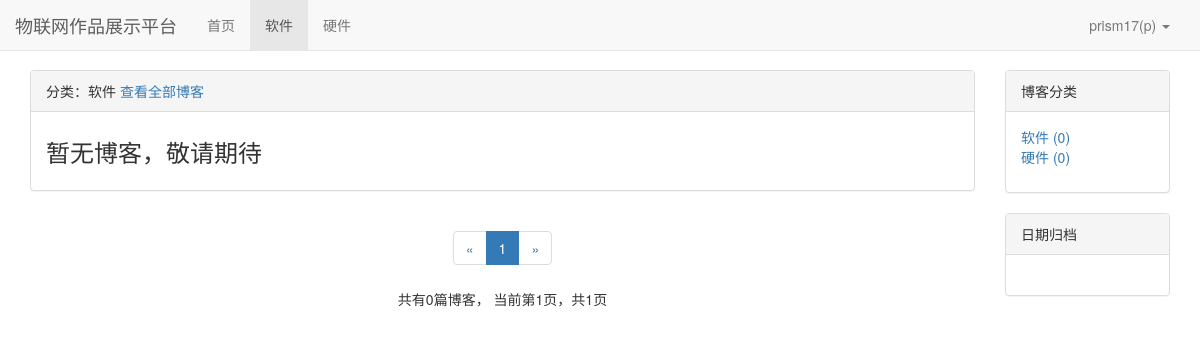
Screenshot of /blog/type/4 (signed in) with the database file from the repository.
### user/models.py (models this page shows, shortened)
class Profile(models.Model):
    user = models.OneToOneField(User, on_delete=models.CASCADE, verbose_name='昵称')
    nickname = models.CharField(max_length=20)

### blog/models.py (models this page shows, shortened)
class BlogType(models.Model):
    type_name = models.CharField(max_length=15)

### blog/views.py (the view)
# urls.py: path('type/<int:blog_type_pk>', views.blogs_with_type, name="blogs_with_type"),
def blogs_with_type(request, blog_type_pk):
    blog_type = get_object_or_404(BlogType, pk=blog_type_pk)
    blogs_all_list = Blog.objects.filter(blog_type=blog_type)
    context = get_blog_list_common_data(request, blogs_all_list)
    context['blog_type'] = blog_type
    return render(request, 'blog/blogs_with_type.html', context)

### user/context_processors.py (called while the page is built)
def login_modal_form(request):
    return {'login_modal_form': LoginForm()}

### user/models.py (called while the page is built)
def get_nickname(self):
    if Profile.objects.filter(user=self).exists():
        profile = Profile.objects.get(user=self)
        return profile.nickname
    else:
        return ''

def has_nickname(self):
    return Profile.objects.filter(user=self).exists()

### blog/templates/blog/blogs_with_type.html (shortened to what this page needs)
{% extends 'blog/blog_list.html' %}
{% block blog_list_title %}
    分类：{{ blog_type.type_name }}
    <a href="{% url 'blog_list' %}">查看全部博客</a>
{% endblock %}

### blog/templates/blog/blog_list.html (shortened to what this page needs)
{% extends 'base.html' %}
{% block nav_blog_active %}active{% endblock %}
{% load staticfiles %}
{% load comment_tags %}
{% load likes_tags %}
{% block header_extends %}
    <link rel="stylesheet" href="{% static 'blog/blog.css' %}">
{% endblock %}
{% block content %}
    <div class="container">
        <div class="row">
            <div class="col-xs-12 col-sm-8 col-md-9 col-lg-10">
                <div class="panel panel-default">
                    <div class="panel-heading">{% block blog_list_title %}博客列表{% endblock %}</div>
                    <div class="panel-body">
                        {% for blog in blogs %}
                            <div class="blog">
                                <h3><a href="{% url 'blog_detail' blog.pk %}">{{ blog.title }}</a></h3>
                                <p class="blog-info">
                                    <span class="glyphicon glyphicon-tag"></span> <a href="{% url 'blogs_with_type' blog.blog_type.pk %}">{{ blog.blog_type }}</a>&nbsp;&nbsp;
                                    <span class="glyphicon glyphicon-time"></span> {{ blog.created_time|date:"Y-m-d" }}&nbsp;&nbsp;
                                    阅读({{ blog.get_read_num }})&nbsp;&nbsp;
                                    评论({% get_comment_count blog %})&nbsp;&nbsp;
                                    点赞({% get_like_count blog %})
                                </p>
                                <p>{{ blog.content|striptags|truncatechars:120 }}</p>
                            </div>
                        {% empty %}
                            <div class="blog">
                                <h3>暂无博客，敬请期待</h3>
                            </div>
                        {% endfor %}
                    </div>
                </div>
                <div class="paginator">
                    <ul class="pagination">
                        <li>
                            {% if page_of_blogs.has_previous %}
                                <a href="?page={{ page_of_blogs.previous_page_number }}" aria-label="Previous">
                                    <span aria-hidden="true">&laquo;</span>
                                </a>
                            {% else %}
                                <span aria-hidden="true">&laquo;</span>
                            {% endif %}
                        </li>
                        {% for page_num in page_range %}
                            {% if page_num == page_of_blogs.number %}
                                <li class="active"><span>{{ page_num }}</span></li>
                            {% else %}
                                {% if page_num == '...' %}
                                    <li><span>{{ page_num }}</span></li>
                                {% else %}
                                    <li><a href="?page={{ page_num }}">{{ page_num }}</a></li>
                                {% endif %}
                            {% endif %}
                        {% endfor %}
                        <li>
                            {% if page_of_blogs.has_next %}
                                <a href="?page={{ page_of_blogs.next_page_number }}" aria-label="Next">
                                    <span aria-hidden="true">&raquo;</span>
                                </a>
                            {% else %}
                                <span aria-hidden="true">&raquo;</span>
                            {% endif %}
                        </li>
                    </ul>
                    <p>
                        共有{{ page_of_blogs.paginator.count }}篇博客，
                        当前第{{ page_of_blogs.number }}页，共{{ page_of_blogs.paginator.num_pages }}页
                    </p>
                </div>
            </div>
            <div class="hidden-xs col-sm-4 col-md-3 col-lg-2">
                <div class="panel panel-default">
                    <div class="panel-heading">博客分类</div>
                    <div class="panel-body">
                        <ul class="blog-types">
                            {% for blog_type in blog_types %}
                                <li>
                                    <a href="{% url 'blogs_with_type' blog_type.pk %}">
                                        {{ blog_type.type_name }} ({{ blog_type.blog_count }})
                                    </a>
                                </li>
                            {% empty %}
                                <li>暂无分类</li>
                            {% endfor %}
                        </ul>
                    </div>
                </div>
                <div class="panel panel-default">
                    <div class="panel-heading">日期归档</div>
                    <div class="panel-body">
                    </div>
                </div>
            </div>
        </div>
    </div>
{% endblock %}

### templates/base.html (shortened to what this page needs)
{% load staticfiles %}
<!DOCTYPE html>
<html lang="zh-CN">
<head>
    <link rel="stylesheet" href="{% static 'base.css' %}">
    <link rel="stylesheet" href="{% static 'bootstrap-3.3.7/css/bootstrap.min.css' %}">
    {% block header_extends %}{% endblock %}
</head>
<body>
    <div class="navbar navbar-default navbar-fixed-top" role="navigation">
        <div class="container-fluid">
            <div class="navbar-header">
                <a class="navbar-brand" href="{% url 'home' %}">物联网作品展示平台</a>
            </div>
            <div id="navbar-collapse" class="collapse navbar-collapse">
                <ul class="nav navbar-nav">
                    <li class="{% block nav_home_active %}{% endblock %}">
                        <a href="{% url 'home' %}">首页</a>
                    </li>
                    <li class="{% block nav_blog_active %}{% endblock %}">
                        <a href="{% url 'blog_list' %}">软件</a>
                    </li>
                    <li class="{% block nav_hardware_active %}{% endblock %}">
                        <a href="{% url 'hardware' %}">硬件</a>
                    </li>
                </ul>
                <ul class="nav navbar-nav navbar-right">
                    {% if not user.is_authenticated %}
                        <li>
                            <a href="{% url 'login' %}?from={{ request.get_full_path }}">登录</a>
                        </li>
                        <li>
                            <a href="{% url 'register' %}?from={{ request.get_full_path }}">注册</a>
                        </li>
                    {% else %}
                        <li class="dropdown">
                            <a href="#" class="dropdown-toggle" data-toggle="dropdown" role="button">
                                {% if user.has_nickname %}
                                    {{ user.username }}({{ user.get_nickname }})
                                {% else %}
                                    {{ user.username }}
                                {% endif %}
                                <span class="caret"></span>
                            </a>
                        </li>
                    {% endif %}
                </ul>
            </div>
        </div>
    </div>
    {% block content %}{% endblock %}
</body>
</html>

### static/base.css (style rules this page uses)
* { margin: 0; padding: 0; }
body { margin-top: 70px!important; }
ul { list-style-type: none!important; }
ul.navbar-right { margin-right: 0; }

### blog/static/blog/blog.css (style rules this page uses)
ul.blog-types { list-style-type: none; }
div.blog h3 { margin-top: 0.5em; }
div.paginator { text-align: center; }

### rows the page displays
BlogType: type_name "软件", blog_count "0"
BlogType: type_name "硬件", blog_count "0"

### other values shown
{{ user.username }} "prism17"
{{ user.get_nickname }} "p"
{{ page_num }} "1"
{{ page_of_blogs.paginator.count }} "0"
{{ page_of_blogs.number }} "1"
{{ page_of_blogs.paginator.num_pages }} "1"
